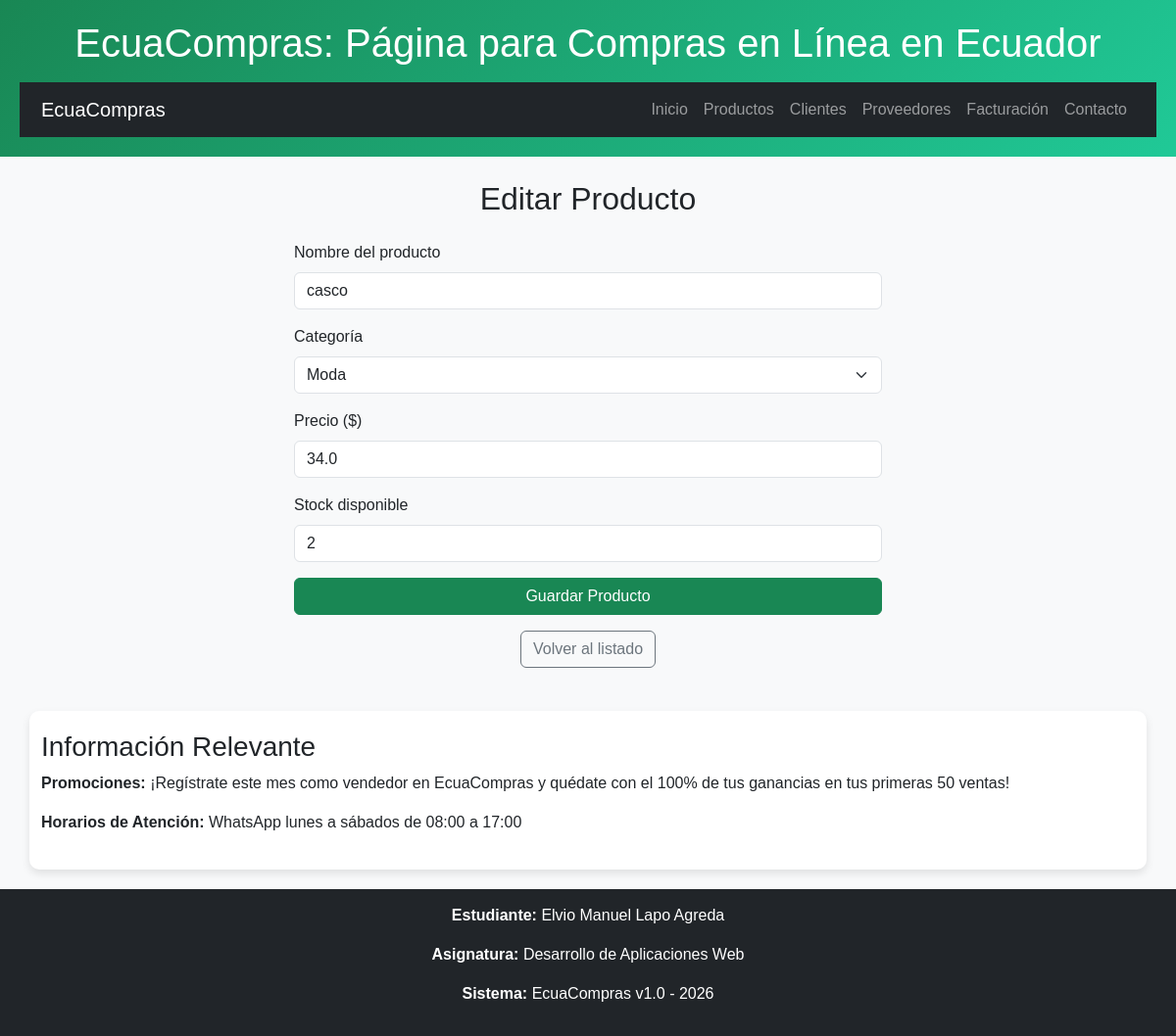
Page /productos/editar/1 on the committed database.
### tables this page shows
CREATE TABLE productos (
            id INTEGER PRIMARY KEY AUTOINCREMENT,
            nombre TEXT NOT NULL,
            categoria TEXT NOT NULL,
            precio REAL NOT NULL,
            stock INTEGER NOT NULL
        );

### app.py (the view, shortened to what this page needs)
@app.route("/productos/editar/<int:id>", methods=["GET", "POST"])
def editar_producto(id):
    conn = get_db_connection()
    producto = conn.execute("SELECT * FROM productos WHERE id = ?", (id,)).fetchone()
    if producto is None:
        conn.close()
        flash("El producto solicitado no existe.", "danger")
        return redirect(url_for("productos"))
    form = ProductoForm(data=dict(producto))
    conn.close()
    return render_template("productos_form.html", form=form, producto=producto)

### forms/productos_forms.py
class ProductoForm(FlaskForm):
    nombre = StringField(
        "Nombre del producto",
        validators=[
            DataRequired(message="El nombre del producto es obligatorio."),
            Length(min=3, max=80, message="El nombre debe tener entre 3 y 80 caracteres."),
        ],
    )
    categoria = SelectField(
        "Categoría",
        choices=[
            ("Hogar", "Hogar"),
            ("Tecnología", "Tecnología"),
            ("Moda", "Moda"),
            ("Alimentos", "Alimentos"),
            ("Otros", "Otros"),
        ],
        validators=[DataRequired(message="Debes seleccionar una categoría.")],
    )
    precio = FloatField(
        "Precio ($)",
        validators=[
            DataRequired(message="El precio es obligatorio."),
            NumberRange(min=0.01, message="El precio debe ser mayor a 0."),
        ],
    )
    stock = IntegerField(
        "Stock disponible",
        validators=[
            DataRequired(message="El stock es obligatorio."),
            NumberRange(min=0, message="El stock no puede ser negativo."),
        ],
    )
    submit = SubmitField("Guardar Producto")

### app.py (called while the page is built)
def get_db_connection():
    conn = sqlite3.connect(DB_PATH)
    conn.row_factory = sqlite3.Row
    return conn

@app.context_processor
def inject_info_sistema():
    return {"info_sistema": info_sistema}

### templates/productos_form.html (shortened to what this page needs)
{% extends "base.html" %}
{% block content %}
<section class="container p-4">
    <h2 class="text-center mb-4">
        {{ 'Editar Producto' if producto else 'Registrar Nuevo Producto' }}
    </h2>
    <form method="POST" novalidate class="mx-auto" style="max-width: 600px;">
        <div class="mb-3">
            {{ form.nombre.label(class="form-label") }}
            {{ form.nombre(class="form-control" ~ (" is-invalid" if form.nombre.errors else "")) }}
        </div>
        <div class="mb-3">
            {{ form.categoria.label(class="form-label") }}
            {{ form.categoria(class="form-select" ~ (" is-invalid" if form.categoria.errors else "")) }}
        </div>
        <div class="mb-3">
            {{ form.precio.label(class="form-label") }}
            {{ form.precio(class="form-control" ~ (" is-invalid" if form.precio.errors else ""), step="0.01") }}
        </div>
        <div class="mb-3">
            {{ form.stock.label(class="form-label") }}
            {{ form.stock(class="form-control" ~ (" is-invalid" if form.stock.errors else "")) }}
        </div>
        {{ form.submit(class="btn btn-success w-100") }}
    </form>
    <div class="text-center mt-3">
        <a href="{{ url_for('productos') }}" class="btn btn-outline-secondary">Volver al listado</a>
    </div>
</section>
{% endblock %}

### static/css/style.css (style rules this page uses)
body { background-color: #f8f9fa; font-family: Arial, sans-serif; }

### rows in the picture
productos: nombre "casco", categoria "Moda", precio "34.0", stock "2"

### other values in the picture
{{ 'Editar Producto' if producto else 'Registrar Nuevo Producto' }} "Editar Producto"
{{ info_sistema.estudiante }} "Elvio Manuel Lapo Agreda"
{{ info_sistema.asignatura }} "Desarrollo de Aplicaciones Web"
{{ info_sistema.nombre }} "EcuaCompras"
{{ info_sistema.version }} "1.0"
{{ info_sistema.anio }} "2026"
